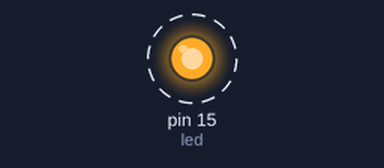
The program below on a simulated MicroPython board. Shown: output pins drawn as LEDs (lit = HIGH). Dashed ring = blinking.

Above: at 0.2 s.
Timing chart, 0 to 3.0 s (numbered marks = the images above):
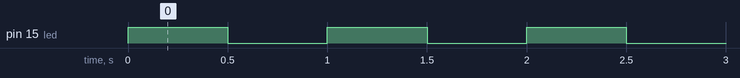

Measured:
- by itself, pin 15 (led): alternates HIGH for 0.50 s and LOW for 0.50 s

The program:

Blink.py
```python
#step-1: impoting necessary modules
from machine import Pin
from time import sleep

#step-2: defining Pin and it's Mode
led = Pin(15, Pin.OUT)

#step-3: Running code continiously in loop
while True:
  led.on()
  sleep(0.5)
  led.off()
  sleep(0.5)
```
